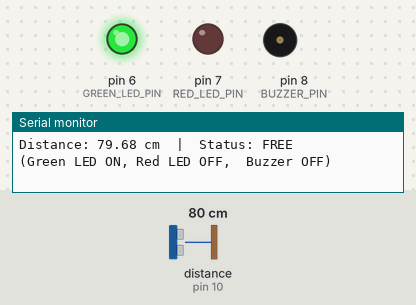
This sketch was run on a simulated Arduino Uno, built with avr-gcc and run on an emulated ATmega328P. On the bench: output pins drawn as LEDs (lit = HIGH), buzzer (waves = sounding), the last lines printed to the serial monitor. Wiring (inferred from the names in the program): ultrasonic range finder: trigger pin 9; echo pin 10. The inputs (shaded band) are chosen by the test bench; at power-on: distance to the obstacle (sensor on pin 10) 80 cm. The echo pulse lasts 58.3 µs per cm; pins used as bus, display or sensor lines are not drawn.

Above: at 1.2 s.
1.3 s: distance to the obstacle (sensor on pin 10) set to 17 cm
4.3 s: distance to the obstacle (sensor on pin 10) set to 14 cm
At 5.3 s:
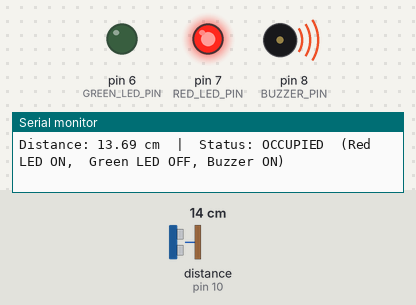
6.1 s: distance to the obstacle (sensor on pin 10) set to 18 cm
At 7.6 s:
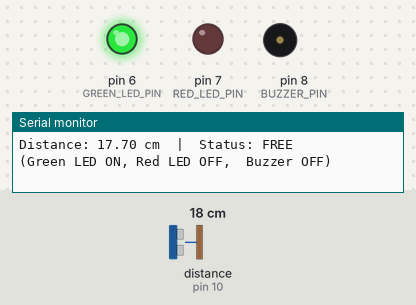
Timing chart, 0 to 9.1 s (numbered marks = the images above; inputs shaded):
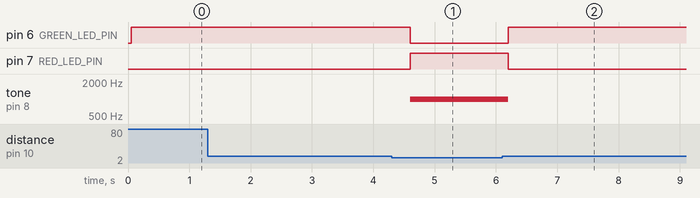

The sketch:

smartparking.ino
```cpp
const int TRIG_PIN = 9;
const int ECHO_PIN = 10;
const int GREEN_LED_PIN = 6;
const int RED_LED_PIN = 7;
const int BUZZER_PIN = 8;
const int OCCUPIED_THRESHOLD_CM = 15;
const float SPEED_OF_SOUND_CM_PER_US = 0.0343;
const int ALERT_TONE_HZ = 1000;
const float NO_ECHO = -1.0;

float measureDistanceCm() {

  digitalWrite(TRIG_PIN, LOW);
  delayMicroseconds(2);

  digitalWrite(TRIG_PIN, HIGH);
  delayMicroseconds(10);
  digitalWrite(TRIG_PIN, LOW);

  unsigned long duration = pulseIn(ECHO_PIN, HIGH, 30000UL);

  if (duration == 0) {
    return NO_ECHO;
  }
  return (duration * SPEED_OF_SOUND_CM_PER_US) / 2.0;
}

void updateIndicators(bool occupied) {
  if (occupied) {
    digitalWrite(GREEN_LED_PIN, LOW);
    digitalWrite(RED_LED_PIN, HIGH);
    tone(BUZZER_PIN, ALERT_TONE_HZ);
  } else {
    digitalWrite(GREEN_LED_PIN, HIGH);
    digitalWrite(RED_LED_PIN, LOW);
    noTone(BUZZER_PIN);
  }
}

void setup() {
  Serial.begin(9600);

  pinMode(TRIG_PIN, OUTPUT);
  pinMode(ECHO_PIN, INPUT);
  pinMode(GREEN_LED_PIN, OUTPUT);
  pinMode(RED_LED_PIN, OUTPUT);
  pinMode(BUZZER_PIN, OUTPUT);

  Serial.println("|-|-|-| SMART PARKING SYSTEM |-|-|-|");
  Serial.print("Occupancy threshold: ");
  Serial.print(OCCUPIED_THRESHOLD_CM);
  Serial.println(" cm");
  Serial.println("|-|-|-|-|-|-|-|-|-|-|-|-|-|-|-|-|-|-|-|");
}

void loop() {
  float distance = measureDistanceCm();

  bool occupied = (distance != NO_ECHO && distance <= OCCUPIED_THRESHOLD_CM);

  updateIndicators(occupied);

  Serial.print("Distance: ");
  if (distance < 0) {
    Serial.print("no echo    ");
  } else {
    Serial.print(distance);
    Serial.print(" cm");
  }
  Serial.print("  |  Status: ");
  if (occupied) {
    Serial.println("OCCUPIED  (Red LED ON,  Green LED OFF, Buzzer ON)");
  } else {
    Serial.println("FREE      (Green LED ON, Red LED OFF,  Buzzer OFF)");
  }

  delay(300);
}
```

Measured:
- the behaviour switches between 16 and 15 cm on distance to the obstacle (sensor on pin 10) (found by bisection; images 0 and 1)
- after the input at 4.3 s, pin 6 (GREEN_LED_PIN): HIGH → LOW after 0.31 s; pin 7 (RED_LED_PIN): LOW → HIGH after 0.31 s; tone on pin 8 (BUZZER_PIN): silent → 1000 Hz after 0.31 s
- after the input at 6.1 s, pin 6 (GREEN_LED_PIN): LOW → HIGH after 0.10 s; pin 7 (RED_LED_PIN): HIGH → LOW after 0.10 s; tone on pin 8 (BUZZER_PIN): 1000 Hz → silent after 0.10 s
